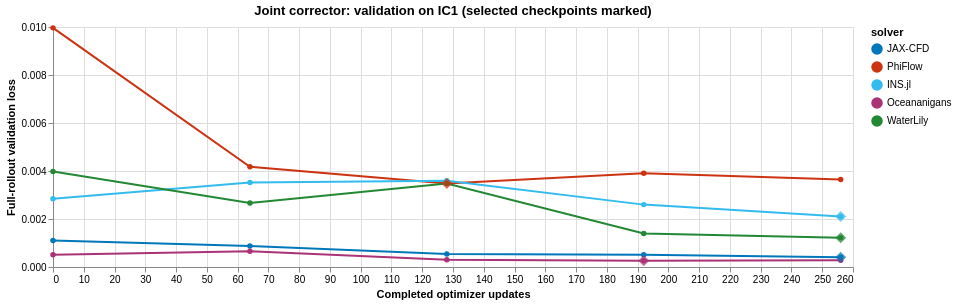

The Vega-Lite source for this figure:
### Vega-Lite specification from a JSON file in a GitHub repository (floating-point values rounded to 4 significant figures)
{"config": {"view": {"continuousWidth": 300, "continuousHeight": 300}}, "layer": [{"mark": {"type": "line", "point": true}, "encoding": {"color": {"field": "solver", "scale": {"domain": ["JAX-CFD", "PhiFlow", "INS.jl", "Oceananigans", "WaterLily"], "range": ["#0077BB", "#CC3311", "#33BBEE", "#AA3377", "#228833"]}, "type": "nominal"}, "tooltip": [{"field": "solver", "type": "nominal"}, {"field": "update", "type": "quantitative"}, {"field": "loss", "format": ".5g", "type": "quantitative"}, {"field": "selected", "type": "nominal"}], "x": {"field": "update", "title": "Completed optimizer updates", "type": "quantitative"}, "y": {"field": "loss", "scale": {"zero": true}, "title": "Full-rollout validation loss", "type": "quantitative"}}}, {"mark": {"type": "point", "filled": true, "shape": "diamond", "size": 120}, "encoding": {"color": {"field": "solver", "scale": {"domain": ["JAX-CFD", "PhiFlow", "INS.jl", "Oceananigans", "WaterLily"], "range": ["#0077BB", "#CC3311", "#33BBEE", "#AA3377", "#228833"]}, "type": "nominal"}, "tooltip": [{"field": "solver", "type": "nominal"}, {"field": "update", "type": "quantitative"}, {"field": "loss", "format": ".5g", "type": "quantitative"}, {"field": "selected", "type": "nominal"}], "x": {"field": "update", "title": "Completed optimizer updates", "type": "quantitative"}, "y": {"field": "loss", "scale": {"zero": true}, "title": "Full-rollout validation loss", "type": "quantitative"}}, "transform": [{"filter": "datum.selected"}]}], "data": {"name": "data-82134ab75cf42d5317b8fce8001ddd0a"}, "height": 240, "title": "Joint corrector: validation on IC1 (selected checkpoints marked)", "width": 800, "$schema": "https://vega.github.io/schema/vega-lite/v6.4.1.json", "datasets": {"data-82134ab75cf42d5317b8fce8001ddd0a": [{"solver": "PhiFlow", "update": 0, "loss": 0.009964, "selected": false}, {"solver": "PhiFlow", "update": 64, "loss": 0.004177, "selected": false}, {"solver": "PhiFlow", "update": 128, "loss": 0.003478, "selected": true}, {"solver": "PhiFlow", "update": 192, "loss": 0.003903, "selected": false}, {"solver": "PhiFlow", "update": 256, "loss": 0.003645, "selected": false}, {"solver": "JAX-CFD", "update": 0, "loss": 0.001101, "selected": false}, {"solver": "JAX-CFD", "update": 64, "loss": 0.0008774, "selected": false}, {"solver": "JAX-CFD", "update": 128, "loss": 0.0005447, "selected": false}, {"solver": "JAX-CFD", "update": 192, "loss": 0.0005064, "selected": false}, {"solver": "JAX-CFD", "update": 256, "loss": 0.0004104, "selected": true}, {"solver": "INS.jl", "update": 0, "loss": 0.002844, "selected": false}, {"solver": "INS.jl", "update": 64, "loss": 0.003517, "selected": false}, {"solver": "INS.jl", "update": 128, "loss": 0.003591, "selected": false}, {"solver": "INS.jl", "update": 192, "loss": 0.002599, "selected": false}, {"solver": "INS.jl", "update": 256, "loss": 0.002104, "selected": true}, {"solver": "WaterLily", "update": 0, "loss": 0.003977, "selected": false}, {"solver": "WaterLily", "update": 64, "loss": 0.002665, "selected": false}, {"solver": "WaterLily", "update": 128, "loss": 0.00348, "selected": false}, {"solver": "WaterLily", "update": 192, "loss": 0.001395, "selected": false}, {"solver": "WaterLily", "update": 256, "loss": 0.00122, "selected": true}, {"solver": "Oceananigans", "update": 0, "loss": 0.0005122, "selected": false}, {"solver": "Oceananigans", "update": 64, "loss": 0.0006609, "selected": false}, {"solver": "Oceananigans", "update": 128, "loss": 0.0003008, "selected": false}, {"solver": "Oceananigans", "update": 192, "loss": 0.0002594, "selected": true}, {"solver": "Oceananigans", "update": 256, "loss": 0.000279, "selected": false}]}, "usermeta": {"renderer": "svg"}}
